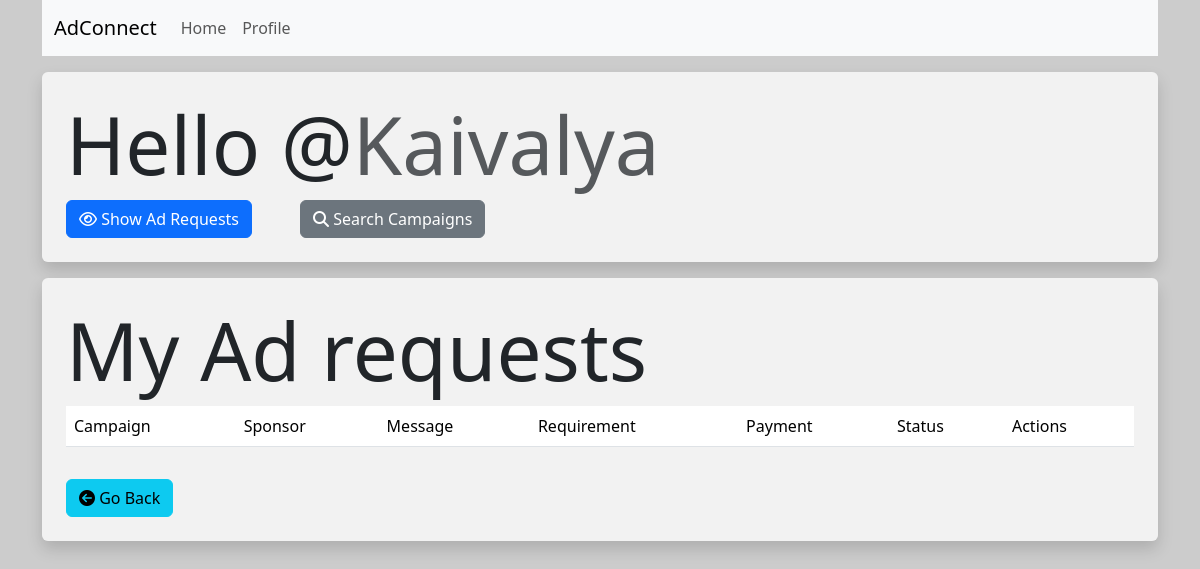
/influencer/2/show_ad_requests (signed in), run on an earlier commit of the app's database.
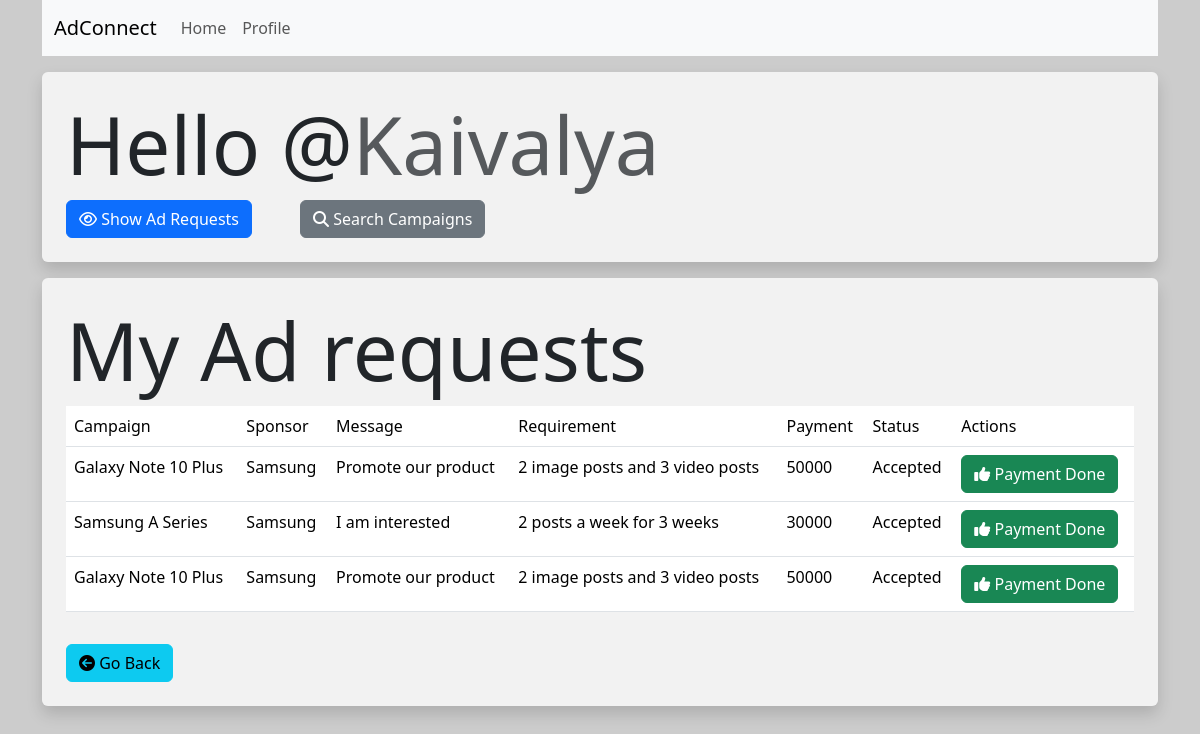
And on a later commit of the database.
### models.py (models this page shows)
class AdRequest(db.Model):
    __tablename__ = 'ad_requests'
    id = db.Column(db.Integer, primary_key=True)
    campaign_id = db.Column(db.Integer, db.ForeignKey('campaigns.id'))
    influencer_id = db.Column(db.Integer, db.ForeignKey('influencers.id'))
    sponsor_id = db.Column(db.Integer, db.ForeignKey('sponsors.id'))
    messages = db.Column(db.Text)
    requirements = db.Column(db.Text)
    payment_amount = db.Column(db.Integer)
    status = db.Column(db.String(64), nullable=False, default='Pending')  # Could be 'Pending', 'Accepted', 'Rejected'
    sponsor_accepted = db.Column(db.Boolean, default=None)
    influencer_accepted = db.Column(db.Boolean, default=None)
    payment_status = db.Column(db.Boolean, default=False)
    campaign = db.relationship('Campaign', back_populates='ad_requests')
    influencer = db.relationship('Influencer', back_populates='ad_requests')
    sponsor = db.relationship('Sponsor', back_populates='ad_requests')

class Campaign(db.Model):
    __tablename__ = 'campaigns'
    id = db.Column(db.Integer, primary_key=True)
    name = db.Column(db.String(256), nullable=False)
    description = db.Column(db.Text)
    start_date = db.Column(db.Date)
    end_date = db.Column(db.Date)
    budget = db.Column(db.Float)
    visibility = db.Column(db.String(64))  # Could be 'public' or 'private'
    goals = db.Column(db.Text)
    payment_amount = db.Column(db.Float, nullable=False)
    requirements = db.Column(db.String, nullable=False)
    sponsor_id = db.Column(db.Integer, db.ForeignKey('sponsors.id'))
    sponsor = db.relationship('Sponsor', back_populates='campaigns')
    ad_requests = db.relationship('AdRequest', back_populates='campaign')

class Sponsor(db.Model):
    __tablename__ = 'sponsors'
    id = db.Column(db.Integer, primary_key=True)
    username = db.Column(db.String(128),unique=True,nullable=False)
    passhash = db.Column(db.String(256),nullable=False)
    name = db.Column(db.String(64),nullable=True)
    budget = db.Column(db.Integer,nullable=False)
    industry = db.Column(db.String(64), nullable=False)
    campaigns = db.relationship('Campaign', back_populates='sponsor')
    ad_requests = db.relationship('AdRequest', back_populates='sponsor')

### routes.py (the view)
@app.route('/influencer/<int:influencer_id>/show_ad_requests')
@influencer_required
def show_ad_requests(influencer_id):
    influencer = Influencer.query.filter_by(id=influencer_id).first()
    ad_requests = AdRequest.query.filter_by(influencer_id=influencer_id).order_by(desc(AdRequest.influencer_accepted)).all()
    return render_template("/influencer/show_ad_requests.html", influencer = influencer, ad_requests = ad_requests)

### routes.py (called while the page is built)
def influencer_required(inner_func):
    @wraps(inner_func)
    def decorated_func(*args, **kwargs):
        if session.get("id"):
            if session.get("user_type") == "influencer":
                if session['is_flagged'] == True:
                    flash("Error : Your account has been flagged. Please contact our support team at support@adconnect.in ")
                    return redirect(url_for('login'))
                else:
                    return inner_func(*args, **kwargs)
            else:
                flash("Error : You are not authorized to access this page")
                return redirect(url_for('index'))
        else:
            flash("Error : Please log in to continue")
            return redirect(url_for('login'))
    return decorated_func

### templates/influencer/show_ad_requests.html (shortened to what this page needs)
{% extends 'layout.html' %}
{% block content %}
    <div class="p-4 bg-white bg-opacity-75 rounded shadow mt-3">
        <h1 class="display-1">Hello @<span class="text-muted">{{  influencer.username  }}</span></h1>
        <div class="d-flex gap-5">
            <button type="submit" class="btn btn-primary"><i class="fa-regular fa-eye"></i> Show Ad Requests</button>
            <a href="{{  url_for('search_campaigns', influencer_id = influencer.id)  }}" class="btn btn-secondary"><i class="fa-solid fa-magnifying-glass"></i> Search Campaigns</a>
        </div>
    </div>
    <div class="p-4 bg-white bg-opacity-75 rounded shadow mt-3">
        <h1 class="display-1">My Ad requests</h1>
        <table class="table table-hover">
            <thead>
                <tr>
                    <td>Campaign</td>
                    <td>Sponsor</td>
                    <td>Message</td>
                    <td>Requirement</td>
                    <td>Payment</td>
                    <td>Status</td>
                    <td>Actions</td>
                </tr>
            </thead>
            <tbody>
                {% for ad_request in ad_requests %}
                    <tr>
                        <td>{{ad_request.campaign.name}}</td>
                        <td>{{ad_request.sponsor.name}}</td>
                        <td>{{ad_request.messages}}</td>
                        <td>{{ad_request.requirements}}</td>
                        <td>{{ad_request.payment_amount}}</td>
                        <td>
                            {% if (ad_request.sponsor_accepted == True) and (ad_request.influencer_accepted == None) %}
                                Sponsor Accepted
                            {% elif (ad_request.sponsor_accepted == None) and (ad_request.influencer_accepted == True) %}
                                Influencer Accepted
                            {% elif (ad_request.sponsor_accepted == False) and (ad_request.influencer_accepted == None) %}
                                Sponsor Rejected
                            {% elif (ad_request.sponsor_accepted == None) and (ad_request.influencer_accepted == False) %}
                                Influencer Rejected
                            {% else %}
                                {{ad_request.status}}
                            {% endif %}
                        </td>
                        <td>
                            {% if ad_request.sponsor_accepted == True and ad_request.influencer_accepted == True%}
                                {% if ad_request.payment_status == True %}
                                    <button class="btn btn-success"><i class="fa-solid fa-thumbs-up"></i> Payment Done </button>
                                {% else %}
                                <button class="btn btn-secondary" disabled><i class="fa-solid fa-money-bill"></i> Awaiting Payment </button>
                                {% endif %}
                            {% elif ad_request.influencer_accepted == True and ad_request.sponsor_accepted != False %}
                                <button class="btn btn-success" disabled><i class="fa-regular fa-circle-check"></i> Accepted </button>
                            {% elif (ad_request.influencer_accepted == False) or (ad_request.sponsor_accepted == False) %}
                                <button class="btn btn-danger" disabled><i class="fa-regular fa-circle-xmark"></i> Rejected </button>
                            {% endif %}
                        </td>
                    </tr>
                {% endfor %}
            </tbody>
        </table>
        <div class="form-group p-2"></div>
            <a href="{{ url_for('influencer_home') }}" class="btn btn-info"><i class="fa fa-arrow-circle-left"></i> Go Back</a>
        </div>
    </div>
{% endblock %}

What changed in the data, as far as the page shows it:
added AdRequest: campaign.name "Galaxy Note 10 Plus", sponsor.name "Samsung", messages "Promote our product", requirements "2 image posts and 3 video posts", payment_amount "50000", status "Accepted", sponsor_accepted True (drawn)
added AdRequest: campaign.name "Samsung A Series", sponsor.name "Samsung", messages "I am interested", requirements "2 posts a week for 3 weeks", payment_amount "30000", status "Accepted", sponsor_accepted True (drawn)
added AdRequest: campaign.name "Galaxy Note 10 Plus", sponsor.name "Samsung", messages "Promote our product", requirements "2 image posts and 3 video posts", payment_amount "50000", status "Accepted", sponsor_accepted True (drawn)
